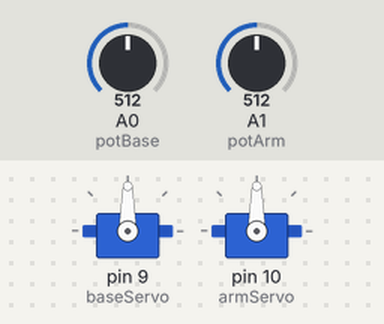
Bench run of a sketch on a simulated Arduino Uno, built with avr-gcc and run on an emulated ATmega328P. Parts: 2 × servo. The inputs (shaded band) are chosen by the test bench; at power-on: A0 (potBase) = 512, A1 (potArm) = 512.

Above: at 1.2 s.
1.3 s: A0 (potBase) set to 716
At 2.1 s:
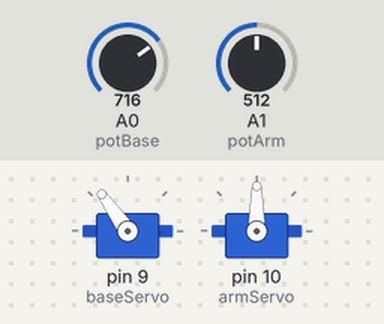
2.8 s: A1 (potArm) set to 716
At 4.0 s:
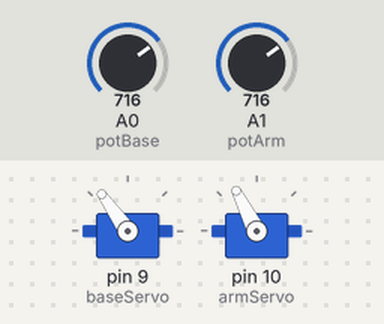
4.3 s: A0 (potBase) set to 900
At 4.7 s:
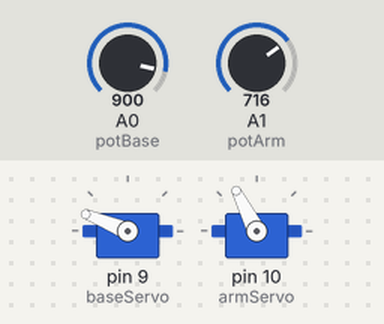
5.8 s: A1 (potArm) set to 900
At 6.8 s:
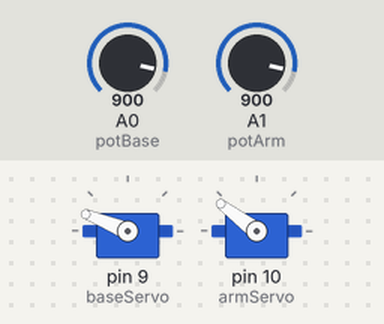
7.3 s: A0 (potBase) set to 1023
At 7.7 s:
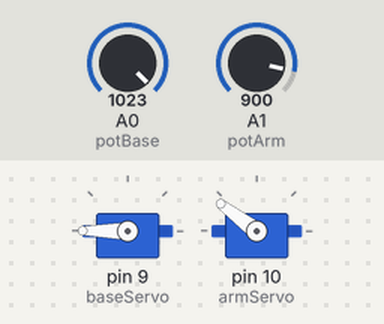
8.8 s: A1 (potArm) set to 1023
At 9.8 s:
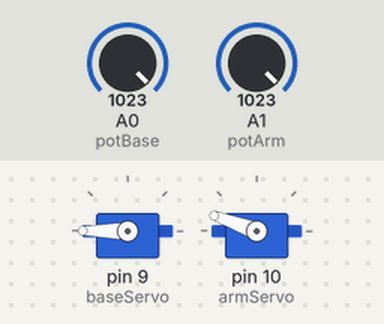
Timing chart, 0 to 11.3 s (numbered marks = the images above; inputs shaded):
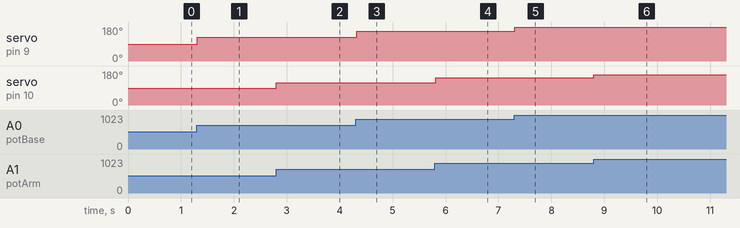

The sketch:

robot_arm_potentiometers.ino
```cpp
// Bras robotique simple avec deux servos et deux potentiometres.
// Potentiometre 1 = base, potentiometre 2 = bras.

#include <Servo.h>

Servo baseServo;
Servo armServo;

const int potBase = A0;
const int potArm = A1;

void setup()
{
  baseServo.attach(9);
  armServo.attach(10);
}

void loop()
{
  int baseValue = analogRead(potBase);
  int armValue = analogRead(potArm);

  int baseAngle = map(baseValue, 0, 1023, 0, 180);
  int armAngle = map(armValue, 0, 1023, 20, 160);

  baseServo.write(baseAngle);
  armServo.write(armAngle);

  delay(20);
}
```

Measured:
- after the input at 1.3 s, servo on pin 9 (baseServo): 90° → 125° at once
- after the input at 2.8 s, servo on pin 10 (armServo): 90° → 117° at once
- after the input at 4.3 s, servo on pin 9 (baseServo): 125° → 158° at once
- after the input at 5.8 s, servo on pin 10 (armServo): 117° → 143° at once
- after the input at 7.3 s, servo on pin 9 (baseServo): 158° → 180° at once
- after the input at 8.8 s, servo on pin 10 (armServo): 143° → 160° at once
